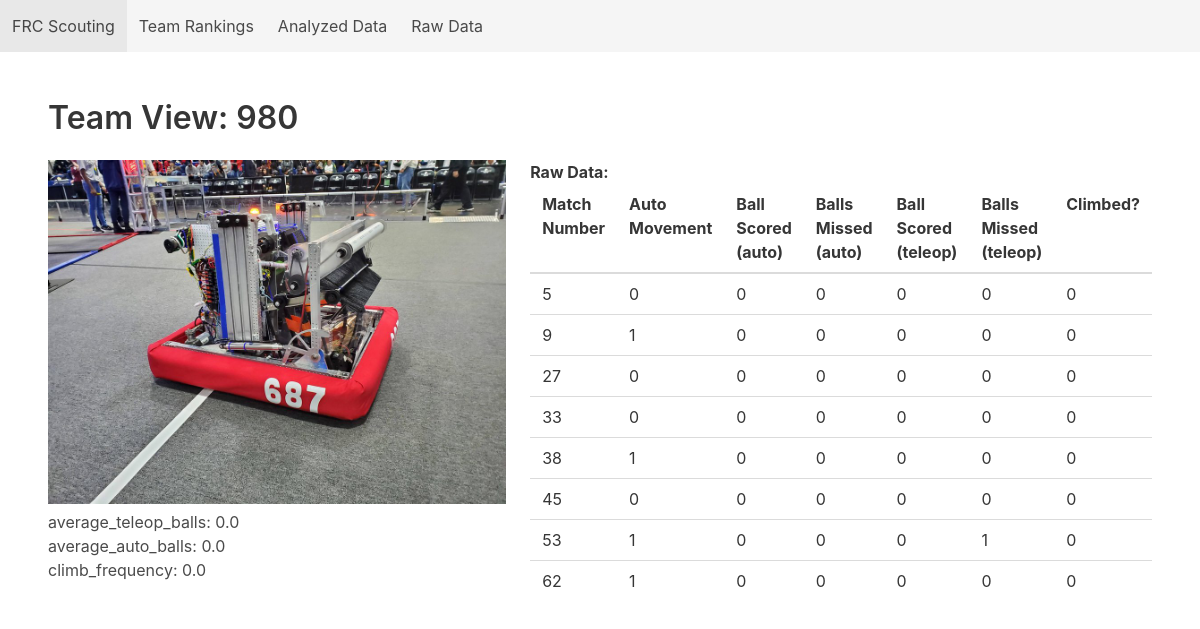
The app's page /team/980 with its own data.
### tables this page shows
CREATE TABLE analyzed_scouting_data(team_number INTEGER, average_teleop_balls REAL, max_teleop_balls INTEGER, average_auto_balls REAL, max_auto_balls INTEGER, climb_frequency REAL);

CREATE TABLE raw_scouting_data (data_id INTEGER PRIMARY KEY AUTOINCREMENT, scout_name TEXT, team_number INTEGER, match_number INTEGER, alliance_color TEXT, auto_movement INTEGER, auto_balls_scored INTEGER, auto_balls_missed INTEGER, teleop_balls_scored INTEGER, teleop_balls_missed INTEGER, climb INTEGER, comment TEXT);

### app.py (the view)
@app.route("/team/<int:team>")
def team_view(team : int):
    if (db.contains_team_number(team)):
        title_string = "Team View: " + str(team)
        print(db.get_analyzed_data_highlights(team)[0])
        return flask.render_template("team_view.html", title=title_string, headers=data.raw_match_data_headers_687, raw_match_data = db.get_raw_data_by_team_anonymous(team), highlights=db.get_analyzed_data_highlights(team)[0])
    else:
         return flask.render_template("base.html", title=f"Data for Team #{team} is not available")

### database.py (called while the page is built)
    def execute_return_query(self, query_text,  *parameters, headers=True):
        conn = sqlite3.connect(self.filename)
        cur = conn.cursor()
        cur.execute(query_text, parameters)
        column_names = []
        for column in cur.description:
            column_names.append(column[0])
        rows = cur.fetchall()
        if (headers):
            dicts = []
            for row in rows:
                d = dict(zip(column_names, row))
                dicts.append(d)
            conn.close()
            return dicts
        else:
            return rows

    def get_raw_data_by_team_anonymous(self, team_number : int):
        query = 'SELECT match_number, auto_movement, auto_balls_scored, auto_balls_missed, teleop_balls_scored, teleop_balls_missed, climb FROM raw_scouting_data WHERE team_number = ?;'
        return self.execute_return_query(query, team_number, headers=False)

    def contains_team_number(self, team_number):
        query = 'SELECT COUNT(*) FROM raw_scouting_data WHERE team_number = ?;'
        return self.execute_return_query(query, team_number, headers=False)[0][0] > 0

    def get_analyzed_data_highlights(self, team_number):
        query = 'SELECT average_teleop_balls, average_auto_balls, climb_frequency FROM analyzed_scouting_data WHERE team_number = ?;'
        return self.execute_return_query(query, team_number)

### templates/team_view.html
{% extends 'base.html' %}
{% block content %}
    <div class="columns">
        <div class="column">
            <img src="{{url_for('static', filename='687_robot.jpg')}}" width="500px" height="auto"/>
            {% for (title, value) in highlights.items() %}
                <h3>{{title}}: {{value}}</h3>
            {% endfor %}
        </div>
        <div class="column">
            <h2> <strong> Raw Data: </strong></h2>
            <table class="table">
                <thead>
                    {% for header in headers %}
                        <th> {{header}} </th>
                    {% endfor %}
                </thead>
                <tbdody>
                    {% for row in raw_match_data %}
                        <tr>
                            {% for data in row %}
                                <td>{{data}}</td>
                            {% endfor %}
                        </tr>
                    {% endfor %}
                </tbdody>
            </table>
        </div>
    </div>
{% endblock %}

### records on screen
analyzed_scouting_data: title "average_teleop_balls", average_teleop_balls "0.0", title "average_auto_balls", average_auto_balls "0.0", title "climb_frequency", climb_frequency "0.0"
raw_scouting_data: row "5" "0" "0" "0" "0" "0" "0"
raw_scouting_data: row "9" "1" "0" "0" "0" "0" "0"
raw_scouting_data: row "27" "0" "0" "0" "0" "0" "0"
raw_scouting_data: row "33" "0" "0" "0" "0" "0" "0"
raw_scouting_data: row "38" "1" "0" "0" "0" "0" "0"
raw_scouting_data: row "45" "0" "0" "0" "0" "0" "0"
raw_scouting_data: row "53" "1" "0" "0" "0" "1" "0"
raw_scouting_data: row "62" "1" "0" "0" "0" "0" "0"

### other values on screen
{{ title }} "Team View: 980"
{{ header }} "Match Number" "Auto Movement" "Ball Scored (auto)" "Balls Missed (auto)" "Ball Scored (teleop)" "Balls Missed (teleop)" "Climbed?"
